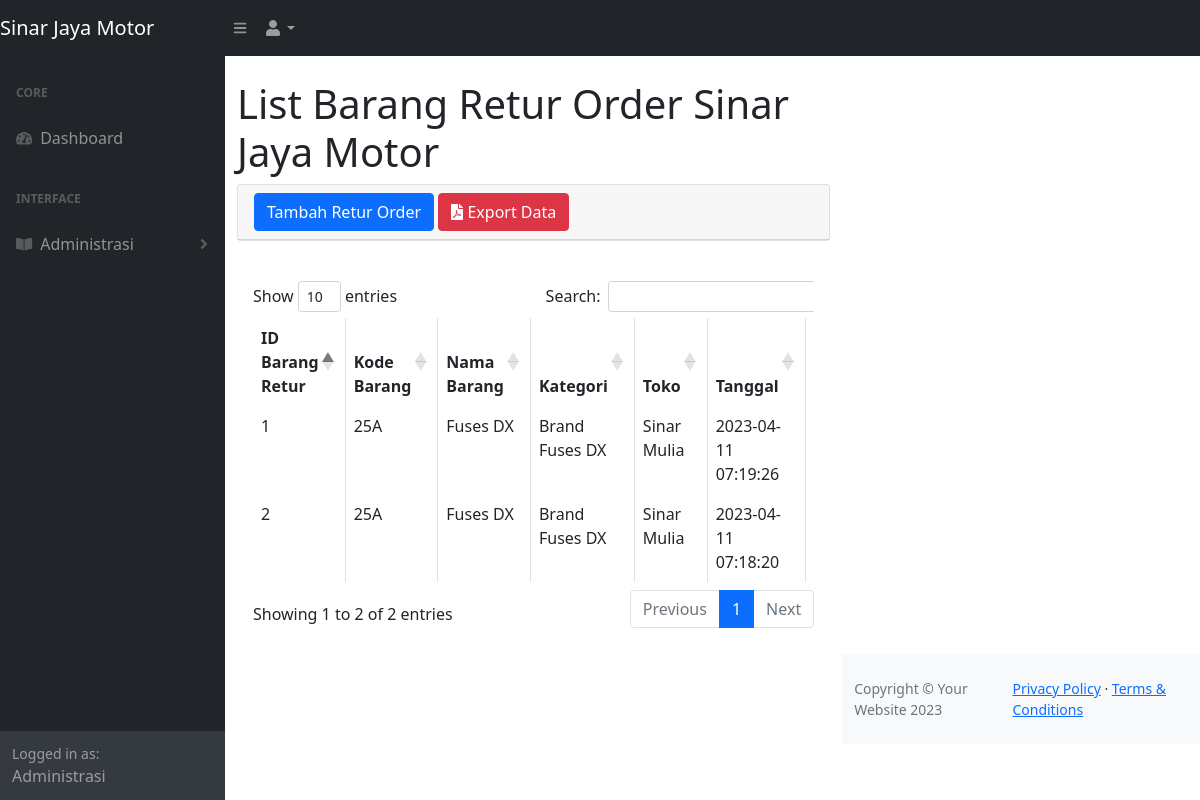
Page /returo.php (signed in) on the committed database.
### tables this page shows
CREATE TABLE `tb_barang` (
  `id_b` int(11) NOT NULL,
  `kode_b` varchar(100) NOT NULL,
  `nama_b` varchar(500) NOT NULL,
  `tipe_mobil` varchar(100) NOT NULL,
  `kategori` varchar(100) NOT NULL,
  `harga` int(100) NOT NULL,
  `pcs_dus` int(11) NOT NULL,
  `harga_p` varchar(100) NOT NULL,
  `qty` int(11) NOT NULL
);

CREATE TABLE `tb_toko` (
  `id_toko` int(11) NOT NULL,
  `nama_toko` varchar(100) NOT NULL,
  `cs_toko` varchar(100) NOT NULL,
  `no_telp` varchar(100) NOT NULL,
  `alamat` varchar(100) NOT NULL,
  `wilayah` varchar(50) NOT NULL
);

CREATE TABLE `retur_o` (
  `id_ro` int(11) NOT NULL,
  `id_b` int(11) NOT NULL,
  `id_toko` int(11) NOT NULL,
  `tanggal` timestamp NOT NULL DEFAULT current_timestamp() ON UPDATE current_timestamp(),
  `qtyro` int(11) NOT NULL
);

### returo.php (the view, shortened to what this page needs)
<?php
     include 'function.php';
?>
<!DOCTYPE html>
<html lang="en">
    <head>
        <link href="./css/styles.css" rel="stylesheet" />
        <link href="https://cdn.datatables.net/1.10.20/css/dataTables.bootstrap4.min.css" rel="stylesheet" />
    </head>
    <body class="sb-nav-fixed">
        <nav class="sb-topnav navbar navbar-expand navbar-dark bg-dark">
            <a class="navbar-brand" href="home.php">Sinar Jaya Motor</a>
            <button class="btn btn-link btn-sm order-1 order-lg-0" id="sidebarToggle" href="#"><i class="fas fa-bars"></i></button>
            <ul class="navbar-nav ml-auto ml-md-0">
                <li class="nav-item dropdown">
                    <a class="nav-link dropdown-toggle" id="userDropdown" href="#" role="button" data-toggle="dropdown" aria-haspopup="true" aria-expanded="false"><i class="fas fa-user fa-fw"></i></a>
                </li>
            </ul>
        </nav>
        <div id="layoutSidenav">
            <div id="layoutSidenav_nav">
                <nav class="sb-sidenav accordion sb-sidenav-dark" id="sidenavAccordion">
                    <div class="sb-sidenav-menu">
                        <div class="nav">
                            <div class="sb-sidenav-menu-heading">Core</div>
                            <a class="nav-link" href="home.php">
                                <div class="sb-nav-link-icon"><i class="fas fa-tachometer-alt"></i></div>
                                Dashboard
                            </a>
                            <div class="sb-sidenav-menu-heading">Interface</div>
                            <?php if($_SESSION['role'] == "Admin"){?>
                                <a class="nav-link collapsed" href="#" data-toggle="collapse" data-target="#collapseLayouts" aria-expanded="false" aria-controls="collapseLayouts">
                                    <div class="sb-nav-link-icon"><i class="fas fa-book-open"></i></div>
                                    Administrasi
                                    <div class="sb-sidenav-collapse-arrow"><i class="fas fa-angle-down"></i></div>
                                </a>
                            <?php }; ?>
                        </div>
                    </div>
                    <?php if($_SESSION['role'] == "Admin"){?>
                    <div class="sb-sidenav-footer">
                        <div class="small">Logged in as:</div>
                        Administrasi
                    </div>
                    <?php }; ?>
                </nav>
            </div>
            <div id="layoutSidenav_content">
                <main>
                    <div class="container-fluid">
                        <h1 class="mt-4">List Barang Retur Order Sinar Jaya Motor</h1>
                        <div class="card mb-4">
                            <div class="card-header">
                                <button type="button" class="btn btn-primary" data-toggle="modal" data-target="#myModal">
                                 Tambah Retur Order
                                </button>
                                <a href="lap_returo.php" id="exportmasuk" class="btn btn-danger"><i class="fa fa-file-pdf"></i> Export Data</a>
                                <br>
                            </div>
                            </div>
                            <div class="card-body">
                                <div class="table-responsive">
                                    <table class="table table-bordered" id="dataTable" width="100%" cellspacing="0">
                                        <thead>
                                            <tr>
                                                <th>ID Barang Retur</th>
                                                <th>Kode Barang</th>
                                                <th>Nama Barang</th>
                                                <th>Kategori</th>
                                                <th>Toko</th>
                                                <th>Tanggal</th>
                                                <th>Qty</th>
                                            </tr>
                                        </thead>
                                        <tbody>
                                            <?php
                                                $ambilsemuadatastock = mysqli_query($koneksi,"SELECT * FROM tb_barang b, retur_o q, tb_toko t WHERE b.id_b = q.id_b && q.id_toko = t.id_toko");
                                                $i=1;
                                                while($data=mysqli_fetch_array($ambilsemuadatastock)){
                                                    $kodebarang = $data['kode_b'];
                                                    $namabarang = $data['nama_b'];
                                                    $Kategori   = $data['kategori'];
                                                    $tanggal    = $data['tanggal'];
                                                    $pengirim   = $data['nama_toko'];
                                                    $qtyro      = $data['qtyro'];
                                            ?>
                                            <tr>
                                                <td><?=$i++;?></td>
                                                <td><?=$kodebarang;?></td>
                                                <td><?=$namabarang;?></td>
                                                <td><?=$Kategori;?></td>
                                                <td><?=$pengirim;?></td>
                                                <td><?=$tanggal;?></td>
                                                <td><?=$qtyro;?></td>
                                            </tr>
                                            <?php }; ?>
                                        </tbody>
                                    </table>
                                </div>
                            </div>
                        </div>
                    </div>
                <footer class="py-4 bg-light mt-auto">
                    <div class="container-fluid">
                        <div class="d-flex align-items-center justify-content-between small">
                            <div class="text-muted">Copyright &copy; Your Website 2023</div>
                            <div>
                                <a href="#">Privacy Policy</a>
                                &middot;
                                <a href="#">Terms &amp; Conditions</a>
                            </div>
                        </div>
                    </div>
                </footer>
            </div>
    </body>
</html>

### rows in the picture
tb_barang: kode_b "25A", nama_b "Fuses DX", kategori "Brand Fuses DX", tb_toko.nama_toko "Sinar Mulia", retur_o.tanggal "2023-04-11 07:19:26", retur_o.tanggal "2023-04-11 07:18:20"
